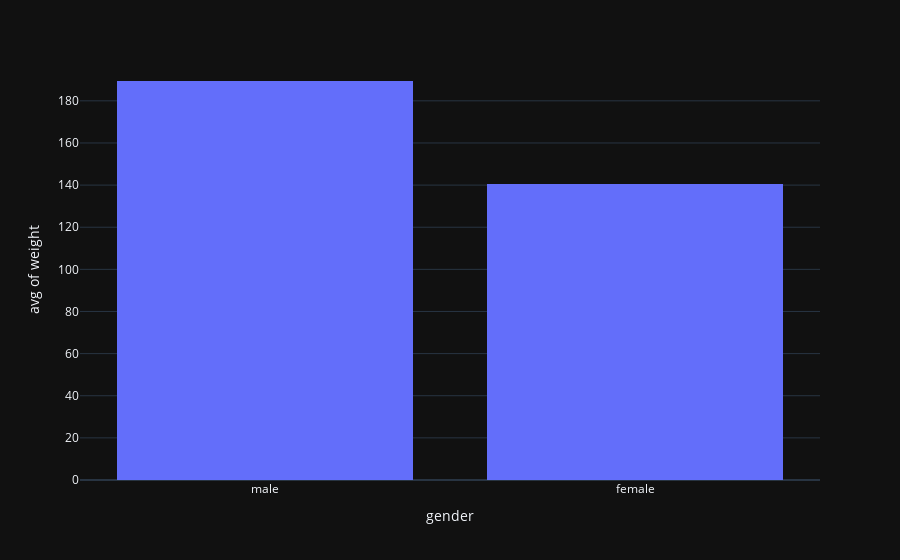

Notebook code for this chart:
### Code cell
# histogram average weight between athele male and female
import plotly.express as px

df1 = df[['weight','gender']]
fig = px.histogram(df1, x="gender",y="weight",  histfunc='avg')
plt.savefig('hist.png')
fig.show()

### Figure 1 — Plotly figure (JSON) as saved in the notebook; plotly's stock layout.template omitted (floating-point values rounded to 4 significant figures; data arrays with more than 128 entries replaced by an {"elided": "..."} marker saying what was removed)
{"data": [{"alignmentgroup": "True", "bingroup": "x", "histfunc": "avg", "hovertemplate": "gender=%{x}<br>avg of weight=%{y}<extra></extra>", "legendgroup": "", "marker": {"color": "#636efa", "pattern": {"shape": ""}}, "name": "", "offsetgroup": "", "orientation": "v", "showlegend": false, "type": "histogram", "x": {"elided": "991 str values"}, "xaxis": "x", "y": {"elided": "991 int values"}, "yaxis": "y"}], "layout": {"autosize": true, "barmode": "relative", "legend": {"tracegroupgap": 0}, "margin": {"t": 60}, "xaxis": {"anchor": "y", "autorange": true, "domain": [0, 1], "range": [-0.5, 1.5], "title": {"text": "gender"}, "type": "category"}, "yaxis": {"anchor": "x", "autorange": true, "domain": [0, 1], "range": [0, 199.4], "title": {"text": "avg of weight"}, "type": "linear"}}}
